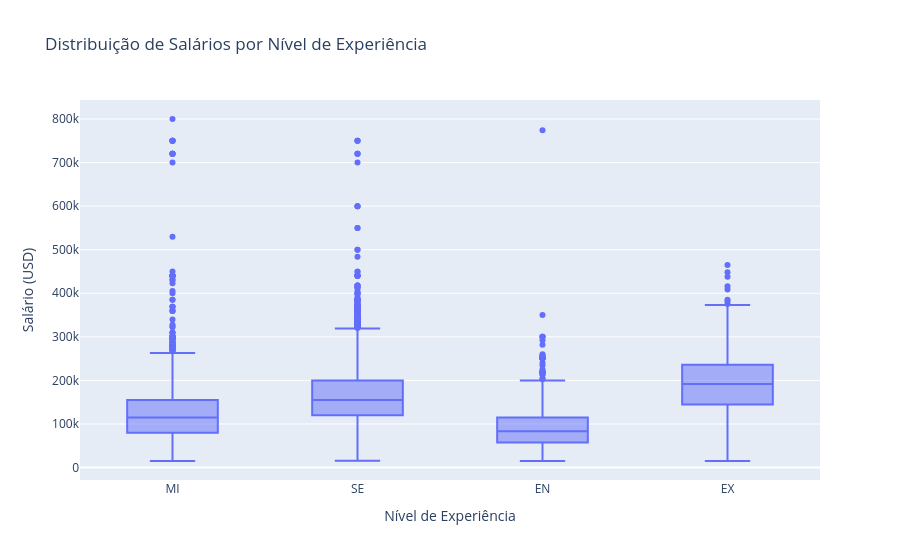

The code cell stored with this chart in its notebook:
### Code cell
# Análise inicial
import plotly.express as px

#Distribuição de salários por nível de experiência
print(tabela["experience_level"].value_counts())
fig = px.box(tabela, x = "experience_level", y = "salary_in_usd", title = "Distribuição de Salários por Nível de Experiência", labels={"salary_in_usd": "Salário (USD)", "experience_level": "Nível de Experiência"})
fig.show()

### Figure 1 — Plotly figure (JSON) as saved in the notebook; plotly's stock layout.template omitted (floating-point values rounded to 4 significant figures; data arrays with more than 128 entries replaced by an {"elided": "..."} marker saying what was removed)
{"data": [{"alignmentgroup": "True", "hovertemplate": "Nível de Experiência=%{x}<br>Salário (USD)=%{y}<extra></extra>", "legendgroup": "", "marker": {"color": "#636efa"}, "name": "", "notched": false, "offsetgroup": "", "orientation": "v", "showlegend": false, "type": "box", "x": {"elided": "14838 str values"}, "x0": " ", "xaxis": "x", "y": {"elided": "14838 int values"}, "y0": " ", "yaxis": "y"}], "layout": {"boxmode": "group", "legend": {"tracegroupgap": 0}, "title": {"text": "Distribuição de Salários por Nível de Experiência"}, "xaxis": {"anchor": "y", "domain": [0, 1], "title": {"text": "Nível de Experiência"}}, "yaxis": {"anchor": "x", "domain": [0, 1], "title": {"text": "Salário (USD)"}}}}
